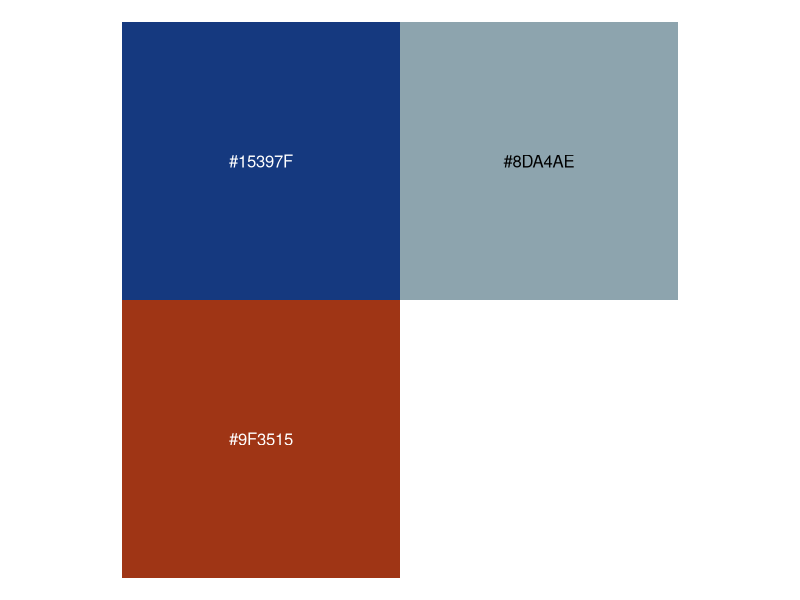

Reproduce this figure in R. (Note: this script raises an error after producing the figure.)
## ---- chunk 1
library(tidyverse)
library(scales)
library(patchwork)
## ---- chunk 2
psc_blue <- "#15397F"
psc_lightblue <- "#8DA4AE"
psc_red <- "#9F3515"
## ---- chunk 3
show_col(
  c(
    psc_blue,
    psc_lightblue,
    psc_red
  ),
  borders = NA
)
## ---- chunk 4
single_family_homes <-
  read_rds("data/single_family_homes.rds")
## ---- chunk 5
single_family_homes |>
  print(n = Inf)
## ---- chunk 6
comparison_plot <- function(df, highlight_town) {
  df |>
    ggplot(
      aes(
        x = value,
        y = 1
      )
    ) +
    geom_hline(
      yintercept = 1,
      color = "gray90",
      linewidth = 0.25
    ) +
    geom_point(
      shape = 124,
      color = "gray80",
      size = 5
    ) +
    expand_limits(
      x = 0
    ) +
    theme_void() +
    theme(
      axis.text.x = element_text(
        size = 13,
        color = "gray40"
      ),
      legend.position = "none",
      plot.margin = margin(rep(20, 4))
    ) +
    geom_point(
      data = df |> filter(location == highlight_town),
      shape = 124,
      color = "gray30",
      size = 10
    )
}
## ---- chunk 7
#| fig-height: 1.5
comparison_plot(
  df = single_family_homes,
  highlight_town = "Hartford"
)
## ---- chunk 8
comparison_plot <- function(df, highlight_town) {
  df |>
    ggplot(
      aes(
        x = value,
        y = 1
      )
    ) +
    geom_hline(
      yintercept = 1,
      color = "gray90",
      linewidth = 0.25
    ) +
    geom_point(
      shape = 124,
      color = "gray80",
      size = 5
    ) +
    scale_x_continuous(
      labels = percent_format(accuracy = 1)
    ) +
    expand_limits(
      x = 0
    ) +
    theme_void() +
    theme(
      axis.text.x = element_text(
        size = 13,
        color = "gray40"
      ),
      legend.position = "none",
      plot.margin = margin(rep(20, 4))
    ) +
    geom_point(
      data = df |> filter(location == highlight_town),
      shape = 124,
      color = "gray30",
      size = 10
    )
}
## ---- chunk 9
#| fig-height: 1.5
comparison_plot(
  df = single_family_homes,
  highlight_town = "Hartford"
)
## ---- chunk 10
comparison_plot <- function(df, highlight_town, value_type) {
  plot <-
    df |>
    ggplot(
      aes(
        x = value,
        y = 1
      )
    ) +
    geom_hline(
      yintercept = 1,
      color = "gray90",
      linewidth = 0.25
    ) +
    geom_point(
      shape = 124,
      color = "gray80",
      size = 5
    ) +
    expand_limits(
      x = 0
    ) +
    theme_void() +
    theme(
      axis.text.x = element_text(
        size = 13,
        color = "gray40"
      ),
      legend.position = "none",
      plot.margin = margin(rep(20, 4))
    ) +
    geom_point(
      data = df |> filter(location == highlight_town),
      shape = 124,
      color = "gray30",
      size = 10
    )

  if (value_type == "percent") {
    final_plot <-
      plot +
      scale_x_continuous(
        labels = percent_format(accuracy = 1)
      )
  }

  if (value_type == "number") {
    final_plot <-
      plot +
      scale_x_continuous(
        labels = comma_format(accuracy = 1)
      )
  }

  final_plot
}
## ---- chunk 11
#| fig-height: 1.5
comparison_plot(
  df = single_family_homes,
  highlight_town = "Hartford",
  value_type = "percent"
)
## ---- chunk 12
total_population <-
  read_rds("data/total_population.rds")
## ---- chunk 13
total_population |>
  print(n = Inf)
## ---- chunk 14
#| fig-height: 1.5
comparison_plot(
  df = total_population,
  highlight_town = "Hartford",
  value_type = "number"
)
## ---- chunk 15
total_population <-
  read_rds("data/total_population.rds")
## ---- chunk 16
#| echo: true
big_number_plot <- function(value, text) { }
## ---- chunk 17
#| echo: true
#| code-line-numbers: "3-13"
big_number_plot <- function(value, text) {
  ggplot() +
    # Add value
    geom_text(
      aes(
        x = 1,
        y = 1,
        label = value
      ),
      fontface = "bold",
      size = 20,
      hjust = 0
    ) +
    theme_void()
}
## ---- chunk 18
#| echo: true
#| code-line-numbers: "15-24"
big_number_plot <- function(value, text) {
  ggplot() +
    # Add value
    geom_text(
      aes(
        x = 1,
        y = 1,
        label = value
      ),
      fontface = "bold",
      size = 20,
      hjust = 0
    ) +
    # Add text
    geom_text(
      aes(
        x = 1,
        y = 2,
        label = str_to_upper(text)
      ),
      color = "gray70",
      size = 7,
      hjust = 0
    ) +
    theme_void()
}
## ---- chunk 19
#| echo: true
#| code-line-numbers: "25"
big_number_plot <- function(value, text) {
  ggplot() +
    # Add value
    geom_text(
      aes(
        x = 1,
        y = 1,
        label = value
      ),
      fontface = "bold",
      size = 20,
      hjust = 0
    ) +
    # Add text
    geom_text(
      aes(
        x = 1,
        y = 2,
        label = str_to_upper(text)
      ),
      color = "gray70",
      size = 7,
      hjust = 0
    ) +
    theme_void()
}
## ---- chunk 20
big_number_plot <- function(value, text) {
  ggplot() +
    # Add value
    geom_text(
      aes(
        x = 1,
        y = 1,
        label = value
      ),
      fontface = "bold",
      size = 20,
      hjust = 0
    ) +
    # Add text
    geom_text(
      aes(
        x = 1,
        y = 2,
        label = str_to_upper(text)
      ),
      color = "gray70",
      size = 7,
      hjust = 0,
      lineheight = 1
    ) +
    scale_y_continuous(limits = c(0, 2.25)) +
    theme_void()
}
## ---- chunk 21
#| fig-height: 2
big_number_plot(
  value = "19%",
  text = "Single-Family Homes as\nPercent of All Homes"
)
## ---- chunk 22
#| echo: true
psc_blue <- "#15397F"
psc_lightblue <- "#8DA4AE"
psc_red <- "#9F3515"
## ---- chunk 23
show_col(
  c(
    psc_blue,
    psc_lightblue,
    psc_red
  ),
  borders = NA
)
## ---- chunk 24
comparison_plot <- function(df, highlight_town, highlight_color, value_type) {
  plot <-
    df |>
    ggplot(
      aes(
        x = value,
        y = 1
      )
    ) +
    geom_hline(
      yintercept = 1,
      color = "gray90",
      linewidth = 0.25
    ) +
    geom_point(
      shape = 124,
      color = "gray80",
      size = 5
    ) +
    expand_limits(
      x = 0
    ) +
    theme_void() +
    theme(
      axis.text.x = element_text(
        size = 13,
        color = "gray40"
      ),
      legend.position = "none",
      plot.margin = margin(rep(20, 4))
    ) +
    geom_point(
      data = df |> filter(location == highlight_town),
      shape = 124,
      color = highlight_color,
      size = 10
    )

  if (value_type == "percent") {
    final_plot <-
      plot +
      scale_x_continuous(
        labels = percent_format(accuracy = 1)
      )
  }

  if (value_type == "number") {
    final_plot <-
      plot +
      scale_x_continuous(
        labels = comma_format(accuracy = 1)
      )
  }

  final_plot
}
## ---- chunk 25
#| fig-height: 1.5
comparison_plot(
  df = single_family_homes,
  highlight_town = "Hartford",
  highlight_color = psc_blue,
  value_type = "percent"
)
## ---- chunk 26
#| fig-height: 1.5
comparison_plot(
  df = total_population,
  highlight_town = "Hartford",
  highlight_color = psc_red,
  value_type = "number"
)
## ---- chunk 27
#| echo: true
big_number_plot <- function(value, text, value_color) { }
## ---- chunk 28
#| echo: true
#| code-line-numbers: "1,10"
big_number_plot <- function(value, text, value_color) {
  ggplot() +
    # Add value
    geom_text(
      aes(
        x = 1,
        y = 1,
        label = value
      ),
      color = value_color,
      fontface = "bold",
      size = 20,
      hjust = 0
    ) +
    # Add text
    geom_text(
      aes(
        x = 1,
        y = 2,
        label = str_to_upper(text)
      ),
      size = 7,
      hjust = 0
    ) +
    theme_void()
}
## ---- chunk 29
big_number_plot <- function(value, text, value_color) {
  ggplot() +
    # Add value
    geom_text(
      aes(
        x = 1,
        y = 1,
        label = value
      ),
      color = value_color,
      fontface = "bold",
      size = 20,
      hjust = 0
    ) +
    # Add text
    geom_text(
      aes(
        x = 1,
        y = 2,
        label = str_to_upper(text)
      ),
      color = "gray70",
      size = 7,
      hjust = 0,
      lineheight = 1
    ) +
    scale_y_continuous(limits = c(0, 2.5)) +
    theme_void()
}
## ---- chunk 30
#| fig-height: 1.75
big_number_plot(
  value = "19%",
  text = "Single-Family Homes as\nPercent of All Homes",
  value_color = psc_blue
)
## ---- chunk 31
#| fig-height: 1.75
big_number_plot(
  value = "122,549",
  text = "Total Population",
  value_color = psc_red
)
## ---- chunk 32
theme_psc <- function() {
  theme_void(base_family = "Open Sans") +
    theme(
      axis.text.x = element_text(
        size = 13,
        color = "gray40"
      ),
      legend.position = "none",
      plot.margin = margin(rep(20, 4))
    )
}
## ---- chunk 33
#| fig-height: 1.5
comparison_plot(
  df = total_population,
  highlight_town = "Hartford",
  highlight_color = psc_red,
  value_type = "number"
)
## ---- chunk 34
#| fig-height: 1.5
comparison_plot(
  df = total_population,
  highlight_town = "Hartford",
  highlight_color = psc_red,
  value_type = "number"
) +
  theme_psc()
## ---- chunk 35
theme_psc <- function() {
  theme_void(base_family = "Open Sans")
}
## ---- chunk 36
#| fig-height: 1.75
big_number_plot(
  value = "122,549",
  text = "Total Population",
  value_color = psc_red
)
## ---- chunk 37
#| fig-height: 1.75
big_number_plot(
  value = "122,549",
  text = "Total Population",
  value_color = psc_red
) +
  theme_psc()
## ---- chunk 38
#| fig-height: 1.75
big_number_plot(
  value = "122,549",
  text = "Total Population",
  value_color = psc_red
)
## ---- chunk 39
#| echo: true
update_geom_defaults(
  geom = "text",
  aes(family = "Open Sans")
)
## ---- chunk 40
#| fig-height: 1.75
big_number_plot(
  value = "122,549",
  text = "Total Population",
  value_color = psc_red
)
